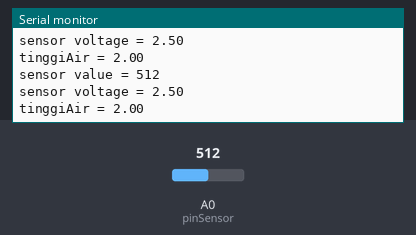
Bench run of a sketch on a simulated Arduino Uno, built with avr-gcc and run on an emulated ATmega328P. Parts: the last lines printed to the serial monitor. The test bench sets the inputs (shaded band); at power-on: A0 (pinSensor) = 512.

Above: at 1.7 s.
1.8 s: A0 (pinSensor) set to 716
At 3.1 s:
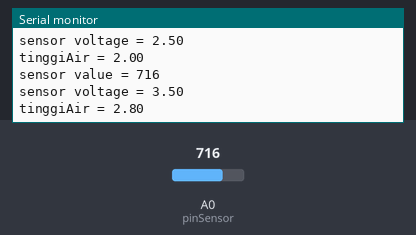
3.3 s: A0 (pinSensor) set to 900
At 3.9 s:
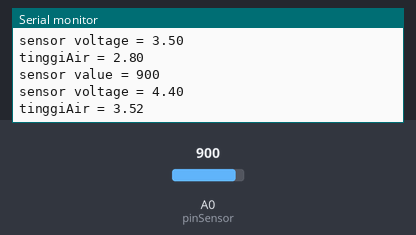
Timing chart, 0 to 6.3 s (numbered marks = the images above; inputs shaded):
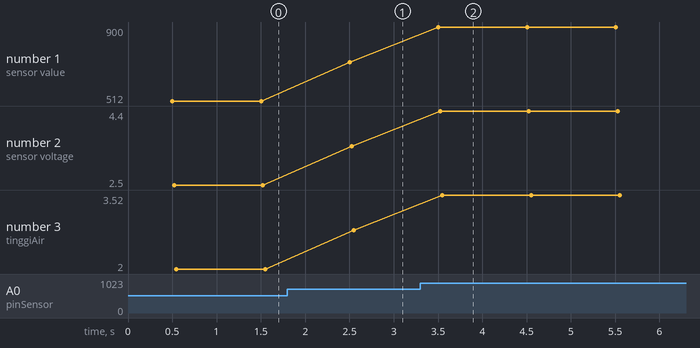

Measured:
- after the input at 1.8 s, the serial monitor: prints a new line after 0.70 s (image 1)
- after the input at 3.3 s, the serial monitor: prints a new line after 0.21 s (image 2)
- plotted number 1: 512 → 716 after the input at 1.8 s, 716 → 900 after the input at 3.3 s
- plotted number 2: 2.5 → 3.5 after the input at 1.8 s, 3.5 → 4.4 after the input at 3.3 s
- plotted number 3: 2 → 2.8 after the input at 1.8 s, 2.8 → 3.52 after the input at 3.3 s

The sketch:

water_level_notification.ino
```cpp
#define pinSensor A0
int sensorValue = 0;
float tinggiAir = 0;
float sensorVoltage = 0;

int nilaiMax = 1023;
float panjangSensor = 4.0;

void setup() {
  Serial.begin(9600);
  Serial.println("pembaca ketinggian air");
  delay(500);
}

void loop() {
  sensorValue = analogRead(pinSensor);
  tinggiAir = sensorValue*panjangSensor/nilaiMax;
  sensorVoltage = sensorValue*5.0/1023;

  Serial.print("sensor value = ");
  Serial.println(sensorValue);
  Serial.print("sensor voltage = ");
  Serial.println(sensorVoltage);
  Serial.print("tinggiAir = ");
  Serial.println(tinggiAir);
  Serial.println();
  delay(1000);
  }
```
